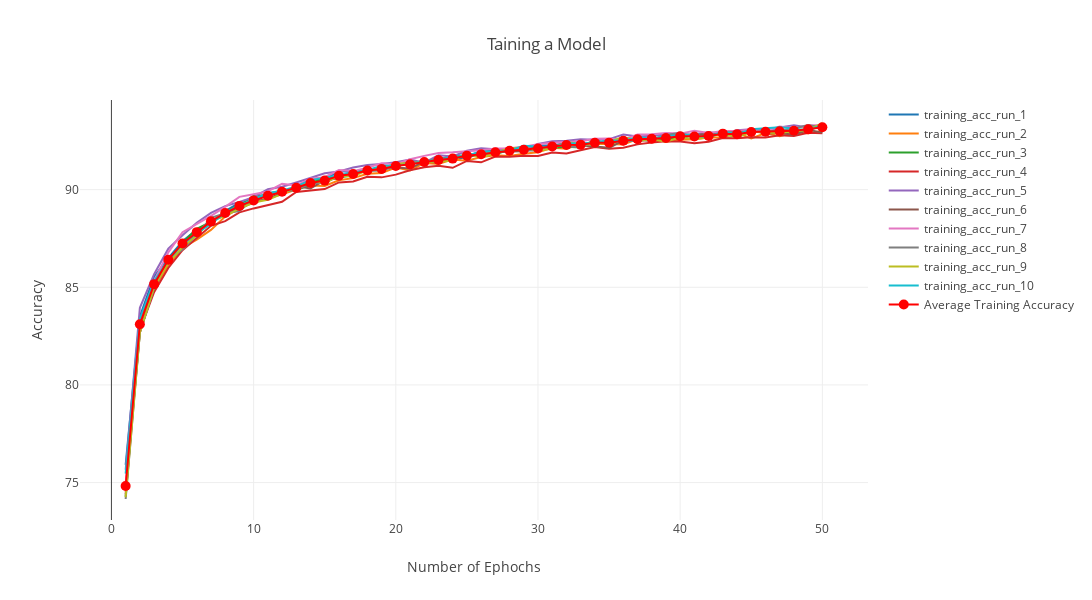
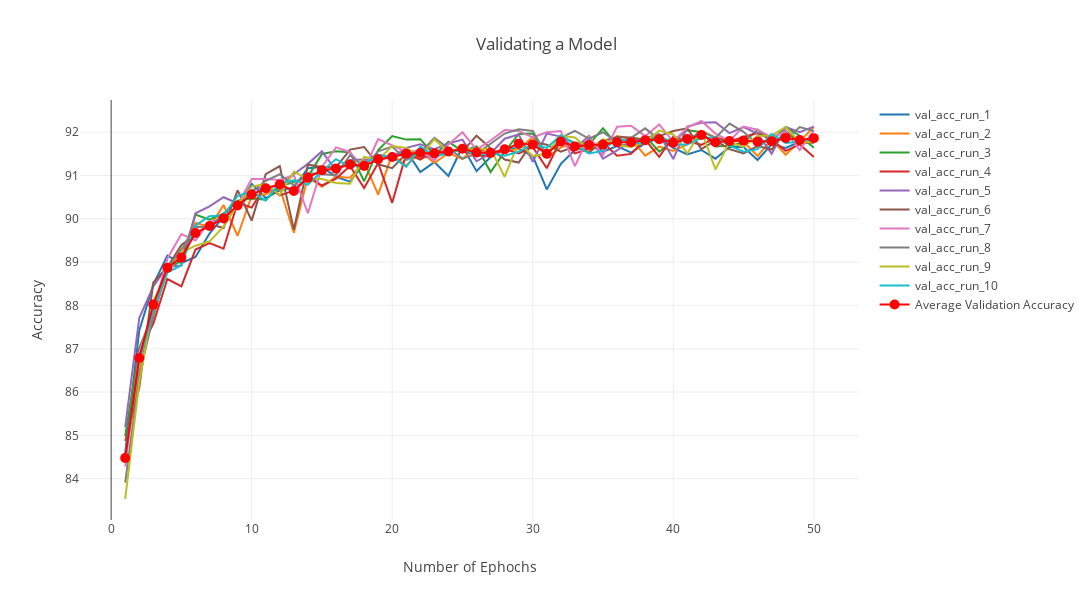

The notebook cell saved with these charts, in order:
### Code cell
plots(1,11,50)
plots(2,11,50)
